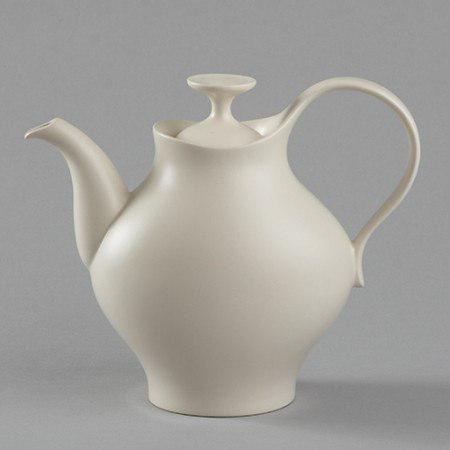
%> input picture DIP course/teapot.jpg, 450 x 450 px
$ octave HW3_1.m   (GNU Octave 9; MATLAB toolbox functions it lacks are replaced by stand-ins)
%> lines starting %> are read from the running program, lines starting %| are printed output that depends on the picture; in (x1, y1, x2, y2) boxes, pixels count from 0 and x2, y2 are one past the last pixel; in counts of white or black regions, pixels touching at a corner belong together; the program's own positions count from 1
clc
clear
close all
f=imread('teapot.jpg');
%> f is the input picture: size 450x450x3 uint8; mean R, G, B 163.3, 161.5, 157.3
f=rgb2gray(f);
%> f: size 450x450 uint8
figure,imshow(f,[]),title('Original Image')
[M,N]=size(f);
%> M = 450; N = 450
h=zeros(256,1);
for m=1:M
    for n=1:N
        r=f(m,n);
        h(r+1)=h(r+1)+1;
    end
end
%> after the loop, h = 256 values, max 18639 at index 155, min 0 at index 1, mean 791
figure,plot(h),title('Image Histogram')
%> after `title('Image Histogram')`:
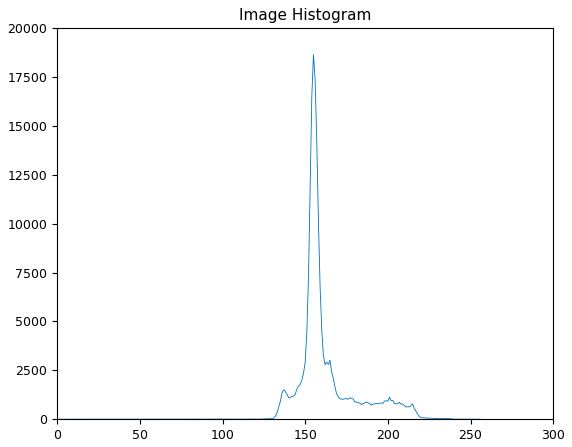
%> figure redrawn from the program's plot data; curve peaks at x = 155, y = 18639
p=h./(M*N);
%> p = 256 values, max 0.092 at index 155, min 0 at index 1, mean 0.00391
f=255*im2double(f);
%> f: size 450x450 double
gamma=1.5;
f=255^(1-gamma)*f.^gamma;
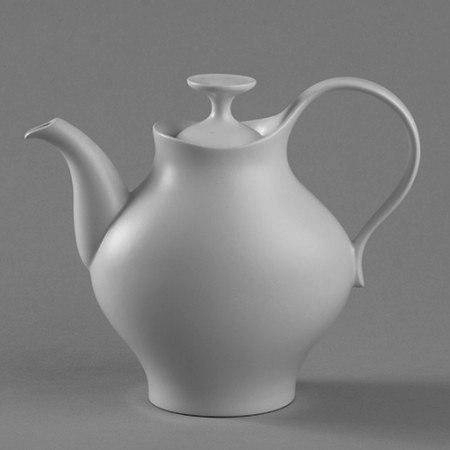
%> f: size 450x450 double; min 25.54, max 247.5, mean 129.1
L=6;
v=256/L;
gu=fix(f/v);
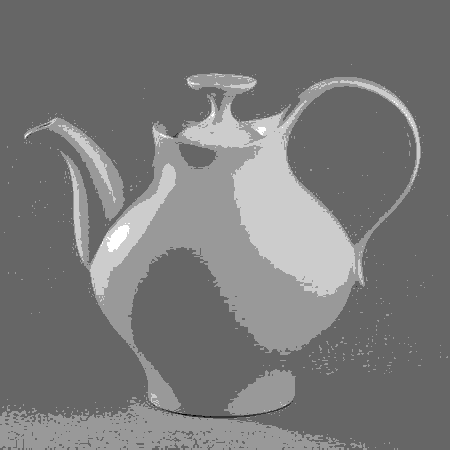
%> gu: size 450x450 double; min 0, max 5, mean 2.38; drawn with min black and max white
figure,imshow(gu,[]),title(['Uniform Quantization in ',num2str(L),' Levels']);
t=0:v:256;
tt=0;
r=0;
for iteration = 1:10
    for k = 1:L
        num=(t(k):t(k+1)-1)*p(t(k)+1:t(k+1));
        den=sum(p(t(k)+1:t(k+1)));
        r(k)=num/den;
    end
    r(isnan(r))=0;
    for k=2:L
        t(k)=(r(k)+r(k-1))/2;
        tt(iteration,k-1)=t(k);
    end
end
%> after the loop, r = [0 98.13 140.2 154.6 174.3 203.1]; t = [0 49.06 119.2 147.4 164.5 188.7 256]; tt = 10 rows, first 8: [38.82 94.41 132.5 171.9 204; 41.14 103 139.1 170.7 199.2; 44 111.5 144.9 169.2 195.9; 46.64 115.6 146.5 168 193.5; 47.52 116.8 146.8 166.9 192; 48.03 117.5 147 166.4 191; 48.28 118.1 147.3 165.7 190.1; 48.41 118.3 147.5 165.4 189.6]
tt=[zeros(size(tt,1),1),tt,256*ones(size(tt,1),1)];
tt=[(0:v:256);tt];
x=1:size(tt,1);
%> x = [1 2 3 4 5 6 7 8 9 10 11]
glm=zeros(M,N);
for i = 1:L
glm=glm+((f>=t(i))&(f<t(i+1)))*r(i);
end
%> this loop made 6 passes
%> pass 2, `glm=glm+((f>=t(i))&(f<t(i+1)))*r(i);`:
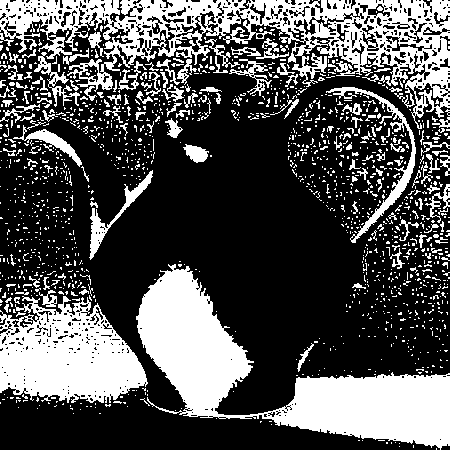
%> glm: size 450x450 double; values 0 (black) and 98.13 (white), 32.8% white; 1457 white regions (1309 under 20 px), largest, box (x1, y1, x2, y2) and area: (136, 264, 450, 450) 20151, (0, 0, 450, 129) 18396, (0, 296, 148, 403) 10407
%> pass 3, `glm=glm+((f>=t(i))&(f<t(i+1)))*r(i);`:
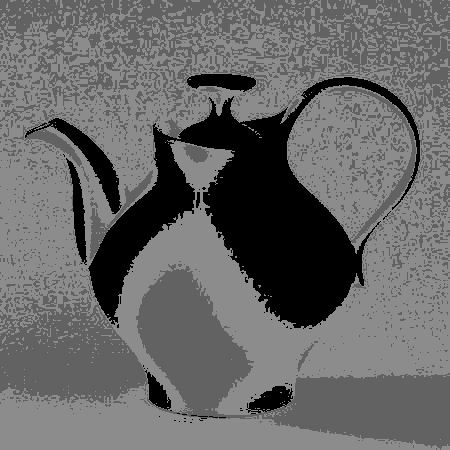
%> glm: size 450x450 double; min 0, max 140.2, mean 103.1
glm=uint8(glm);
%> glm: size 450x450 uint8
figure,imshow(glm,[]),title(['Lloyd max Quantization with ',num2str(L),' Levels']);
figure,plot(x,tt),title(['Lloyd max Quantization Convergence in ',num2str(L),'  Levels']);
%> after `title(['Lloyd max Quantization Convergence in ',num2str(L),' Levels'])`:
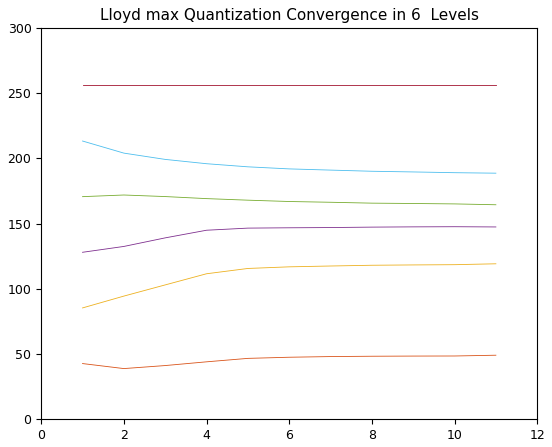
%> figure redrawn from the program's plot data; curve peaks at x = 11, y = 49.06; curve peaks at x = 11, y = 119.2; curve peaks at x = 10, y = 147.6; curve peaks at x = 2, y = 171.9

$ run again, with DIP course/Monkman_MABKS_D30112.jpg copied over DIP course/teapot.jpg
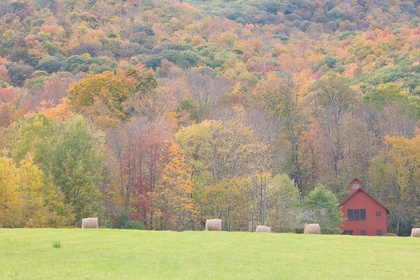
%> input picture DIP course/Monkman_MABKS_D30112.jpg, 420 x 280 px, shrunk from 900 x 600 before the run
%> f is the input picture: size 280x420x3 uint8; mean R, G, B 171.3, 160.1, 128.7
%> after the loop `for m=1:M`: h = 256 values, max 1728 at index 152, min 0 at index 1, mean 459.4
%> p = 256 values, max 0.0147 at index 152, min 0 at index 1, mean 0.00391
%> `gu=fix(f/v);`:
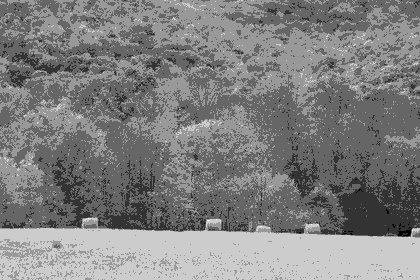
%> gu: size 280x420 double; min 0, max 5, mean 2.52; drawn with min black and max white
%> after the loop `for iteration = 1:10`: r = [0 103.5 127.6 148.3 170.4 200.6]; t = [0 51.77 115.6 137.9 159.3 185.5 256]; tt = 10 rows, first 8: [38.36 95.93 132.4 170.5 203.4; 42.93 102.7 135.4 168.1 196.2; 45.71 106.9 136.9 165.2 191.7; 47.97 110.1 137.4 163 189; 49.54 112.4 137.8 161.5 187.6; 50.32 113.7 137.9 160.6 186.7; 51.13 114.7 137.9 160 186.1; 51.51 115.3 138.1 159.7 185.9]
%> x = [1 2 3 4 5 6 7 8 9 10 11]
%> `title(['Lloyd max Quantization Convergence in ',num2str(L),' Levels'])`:
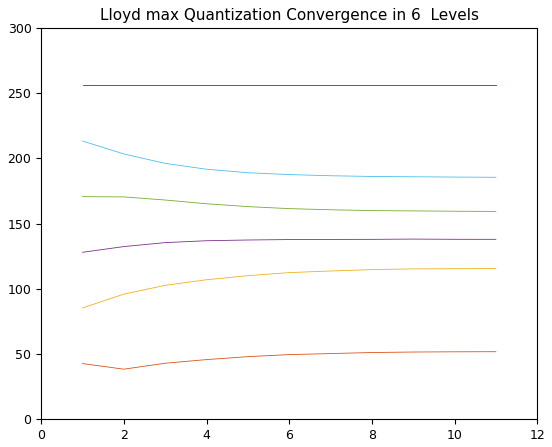
%> figure redrawn from the program's plot data; curve peaks at x = 11, y = 51.77; curve peaks at x = 11, y = 115.6; curve peaks at x = 9, y = 138.1; curve peaks at x = 1, y = 170.7
